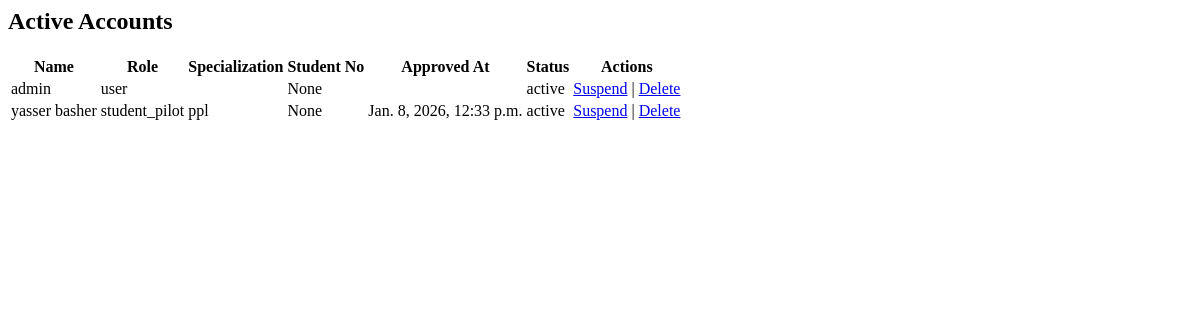
The page /api/active/ (signed in) on the database as committed earlier.
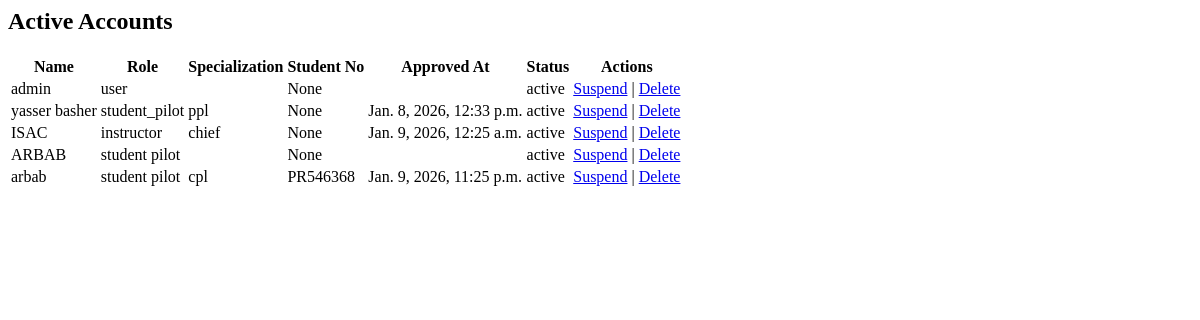
The same page on the database as committed later.
### accounts/models.py (models this page shows, shortened)
class User(AbstractUser):
    SYSTEM_ROLE_CHOICES = [
    ("admin", "Admin"),
    ("management", "Management"),
    ("staff", "Staff"),
    ("instructor", "Instructor"),
    ("student pilot", "Student Pilot"),
]
    system_role = models.CharField(
        max_length=20,
        choices=SYSTEM_ROLE_CHOICES,
        default="student",
    )
    is_approved = models.BooleanField(default=False)
    status = models.CharField(
        max_length=10,
        choices=[("active", "Active"), ("suspended", "Suspended")],
        default="active"
    )

class Profile(models.Model):
    user = models.OneToOneField(settings.AUTH_USER_MODEL, on_delete=models.CASCADE)
    image = models.ImageField(upload_to="profiles/", blank=True, null=True)
    phone = models.CharField(max_length=20, blank=True)
    nationality = models.CharField(max_length=50, blank=True)
    specialization = models.CharField(max_length=50, blank=True)
    student_number = models.CharField(max_length=10, blank=True, null=True, unique=True)

class AccountApprovalLog(models.Model):
    user = models.OneToOneField(settings.AUTH_USER_MODEL, on_delete=models.CASCADE)
    approved_at = models.DateTimeField(default=timezone.now)
    approved_by = models.ForeignKey(
        settings.AUTH_USER_MODEL,
        on_delete=models.SET_NULL,
        null=True,
        blank=True,
        related_name="approver"
    )

### accounts/views.py (the view)
# urls.py: path("active/", views.active_accounts, name="active_accounts"),
@login_required
@user_passes_test(is_admin_or_management)
def active_accounts(request):
    active_users = User.objects.filter(is_approved=True)
    return render(request, "accounts/active_accounts.html", {"active_users": active_users})

### accounts/views.py (called while the page is built)
def is_admin_or_management(user):
    if not user.is_authenticated:
        return False
    if user.is_superuser:
        return True
    if user.system_role in ["admin", "management"]:
        return True
    return False

### accounts/templates/accounts/active_accounts.html
<h2>Active Accounts</h2>
<table>
  <tr>
    <th>Name</th>
    <th>Role</th>
    <th>Specialization</th>
    <th>Student No</th>
    <th>Approved At</th>
    <th>Status</th>
    <th>Actions</th>
  </tr>
  {% for u in active_users %}
  <tr>
    <td>{{ u.username }}</td>
    <td>{{ u.system_role }}</td>
    <td>{{ u.profile.specialization }}</td>
    <td>{{ u.profile.student_number }}</td>
    <td>{{ u.accountapprovallog.approved_at }}</td>
    <td>{{ u.status }}</td>
    <td>
      <a href="{% url 'accounts:suspend' u.id %}">Suspend</a> |
      <a href="{% url 'accounts:delete' u.id %}">Delete</a>
    </td>
  </tr>
  {% endfor %}
</table>

Rows that differ between the two databases and show on the page:
added User: username "ISAC", system_role "instructor", profile.specialization "chief", profile.student_number "None", accountapprovallog.approved_at "Jan. 9, 2026, 12:25 a.m.", status "active"
added User: username "ARBAB", system_role "student pilot", profile.student_number "None", status "active"
added User: username "arbab", system_role "student pilot", profile.specialization "cpl", profile.student_number "PR546368", accountapprovallog.approved_at "Jan. 9, 2026, 11:25 p.m.", status "active"
